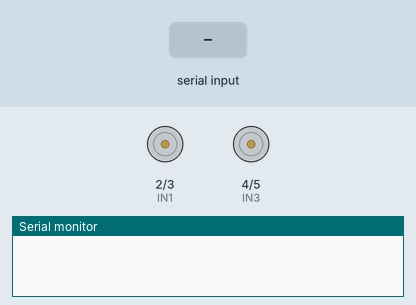
This sketch was run on a simulated Arduino Uno, built with avr-gcc and run on an emulated ATmega328P. On the bench: motor-driver pin pairs drawn as motors (green arrow = first pin HIGH = forward, orange = second pin HIGH = backward, longer = more drive), the last lines printed to the serial monitor. Inputs (shaded band) come from the test bench.

Above: at 1.2 s.
1.3 s: "F" received over the second serial link
At 1.7 s:
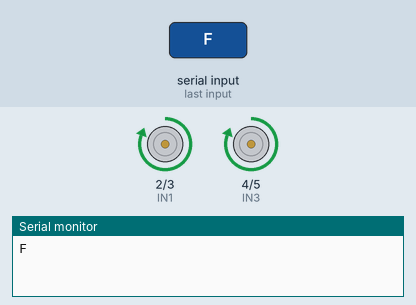
2.8 s: "S" received over the second serial link
At 4.0 s:
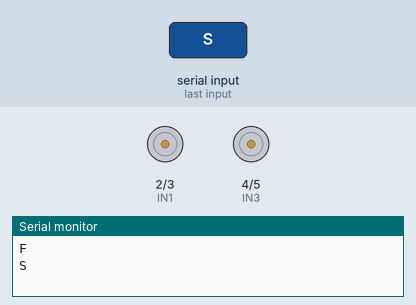
Timing chart, 0 to 5.8 s (numbered marks = the images above; inputs shaded):
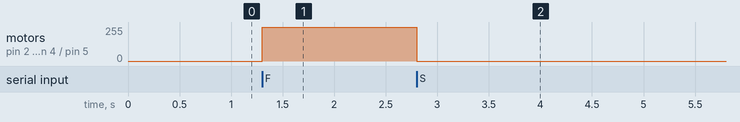

The sketch:

eye_antisleep_car_off.ino
```cpp
#include <SoftwareSerial.h>

SoftwareSerial BT(10, 11); // RX, TX

// Motor A (Left)
int IN1 = 2;
int IN2 = 3;

// Motor B (Right)
int IN3 = 4;
int IN4 = 5;

void setup() {
  pinMode(IN1, OUTPUT);
  pinMode(IN2, OUTPUT);
  pinMode(IN3, OUTPUT);
  pinMode(IN4, OUTPUT);

  BT.begin(9600);
  Serial.begin(9600);

  stopCar(); // Start stopped
}

void loop() {
  if (BT.available()) {
    char cmd = BT.read();
    Serial.println(cmd);

    if (cmd == 'F') {
      moveForward();
    } else if (cmd == 'S') {
      stopCar();
    }
  }
}

void moveForward() {
  digitalWrite(IN1, HIGH);
  digitalWrite(IN2, LOW);
  digitalWrite(IN3, HIGH);
  digitalWrite(IN4, LOW);
}

void stopCar() {
  digitalWrite(IN1, LOW);
  digitalWrite(IN2, LOW);
  digitalWrite(IN3, LOW);
  digitalWrite(IN4, LOW);
}
```

Measured:
- after the input at 1.3 s, motor on pin 2 (IN1) / pin 3 (IN2), motor on pin 4 (IN3) / pin 5 (IN4): stopped → forward 255/255 at once
- after the input at 2.8 s, motor on pin 2 (IN1) / pin 3 (IN2), motor on pin 4 (IN3) / pin 5 (IN4): forward 255/255 → stopped at once
